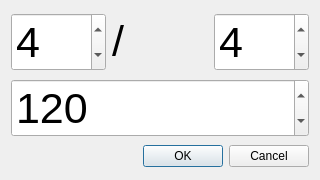
<?xml version="1.0" encoding="UTF-8"?>
<ui version="4.0">
 <class>NewProjectDialog</class>
 <widget class="QDialog" name="NewProjectDialog">
  <property name="geometry">
   <rect>
    <x>0</x>
    <y>0</y>
    <width>320</width>
    <height>180</height>
   </rect>
  </property>
  <property name="sizePolicy">
   <sizepolicy hsizetype="Fixed" vsizetype="Fixed">
    <horstretch>0</horstretch>
    <verstretch>0</verstretch>
   </sizepolicy>
  </property>
  <property name="windowTitle">
   <string>Dialog</string>
  </property>
  <layout class="QHBoxLayout" name="horizontalLayout_2">
   <item>
    <layout class="QVBoxLayout" name="verticalLayout">
     <item>
      <layout class="QHBoxLayout" name="horizontalLayout">
       <item>
        <widget class="QSpinBox" name="spinBox">
         <property name="font">
          <font>
           <pointsize>32</pointsize>
          </font>
         </property>
         <property name="minimum">
          <number>1</number>
         </property>
         <property name="maximum">
          <number>8</number>
         </property>
         <property name="value">
          <number>4</number>
         </property>
        </widget>
       </item>
       <item>
        <widget class="QLabel" name="label">
         <property name="sizePolicy">
          <sizepolicy hsizetype="Preferred" vsizetype="Fixed">
           <horstretch>0</horstretch>
           <verstretch>0</verstretch>
          </sizepolicy>
         </property>
         <property name="font">
          <font>
           <pointsize>32</pointsize>
          </font>
         </property>
         <property name="text">
          <string>/</string>
         </property>
        </widget>
       </item>
       <item>
        <widget class="QSpinBox" name="spinBox_2">
         <property name="font">
          <font>
           <pointsize>32</pointsize>
          </font>
         </property>
         <property name="minimum">
          <number>1</number>
         </property>
         <property name="maximum">
          <number>8</number>
         </property>
         <property name="value">
          <number>4</number>
         </property>
        </widget>
       </item>
      </layout>
     </item>
     <item>
      <widget class="QSpinBox" name="spinBox_3">
       <property name="font">
        <font>
         <pointsize>32</pointsize>
        </font>
       </property>
       <property name="minimum">
        <number>30</number>
       </property>
       <property name="maximum">
        <number>200</number>
       </property>
       <property name="value">
        <number>120</number>
       </property>
      </widget>
     </item>
     <item>
      <widget class="QDialogButtonBox" name="buttonBox">
       <property name="orientation">
        <enum>Qt::Horizontal</enum>
       </property>
       <property name="standardButtons">
        <set>QDialogButtonBox::Cancel|QDialogButtonBox::Ok</set>
       </property>
      </widget>
     </item>
    </layout>
   </item>
  </layout>
 </widget>
 <resources/>
 <connections>
  <connection>
   <sender>buttonBox</sender>
   <signal>accepted()</signal>
   <receiver>NewProjectDialog</receiver>
   <slot>accept()</slot>
   <hints>
    <hint type="sourcelabel">
     <x>258</x>
     <y>169</y>
    </hint>
    <hint type="destinationlabel">
     <x>157</x>
     <y>274</y>
    </hint>
   </hints>
  </connection>
  <connection>
   <sender>buttonBox</sender>
   <signal>rejected()</signal>
   <receiver>NewProjectDialog</receiver>
   <slot>reject()</slot>
   <hints>
    <hint type="sourcelabel">
     <x>309</x>
     <y>169</y>
    </hint>
    <hint type="destinationlabel">
     <x>286</x>
     <y>274</y>
    </hint>
   </hints>
  </connection>
  <connection>
   <sender>spinBox_3</sender>
   <signal>valueChanged(int)</signal>
   <receiver>NewProjectDialog</receiver>
   <slot>setBPM(int)</slot>
   <hints>
    <hint type="sourcelabel">
     <x>52</x>
     <y>114</y>
    </hint>
    <hint type="destinationlabel">
     <x>32</x>
     <y>177</y>
    </hint>
   </hints>
  </connection>
  <connection>
   <sender>spinBox</sender>
   <signal>valueChanged(int)</signal>
   <receiver>NewProjectDialog</receiver>
   <slot>setBeat(int)</slot>
   <hints>
    <hint type="sourcelabel">
     <x>74</x>
     <y>41</y>
    </hint>
    <hint type="destinationlabel">
     <x>87</x>
     <y>178</y>
    </hint>
   </hints>
  </connection>
  <connection>
   <sender>spinBox_2</sender>
   <signal>valueChanged(int)</signal>
   <receiver>NewProjectDialog</receiver>
   <slot>setUnit(int)</slot>
   <hints>
    <hint type="sourcelabel">
     <x>242</x>
     <y>50</y>
    </hint>
    <hint type="destinationlabel">
     <x>219</x>
     <y>177</y>
    </hint>
   </hints>
  </connection>
 </connections>
 <slots>
  <slot>setBPM(int)</slot>
  <slot>setBeat(int)</slot>
  <slot>setUnit(int)</slot>
 </slots>
</ui>
